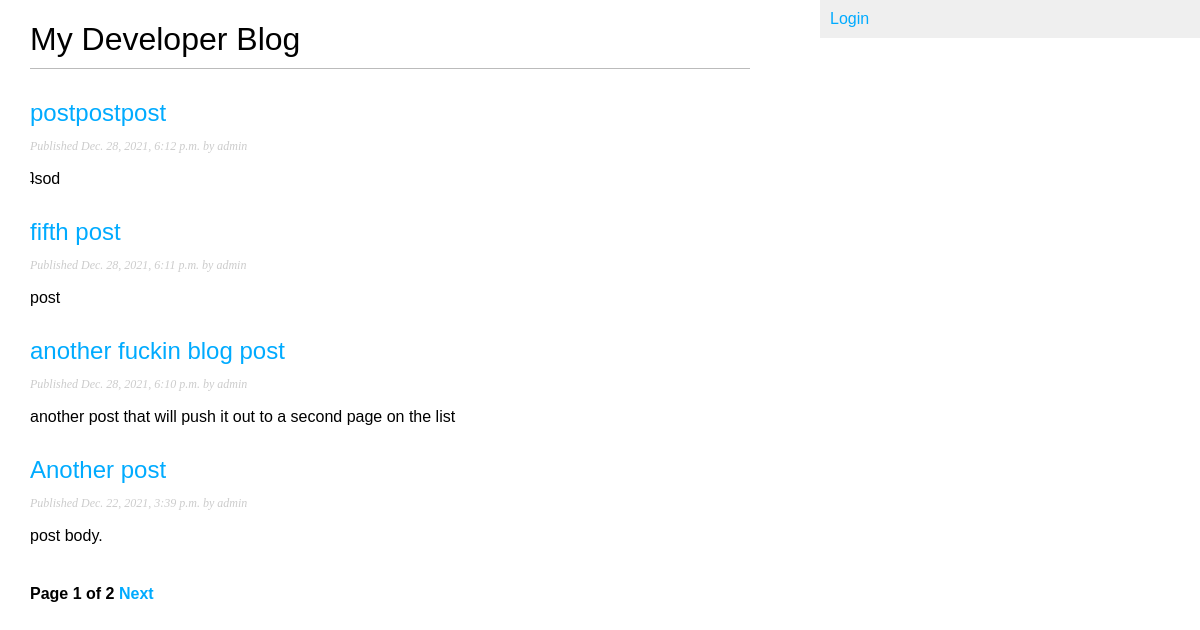
The app's page /, older data.
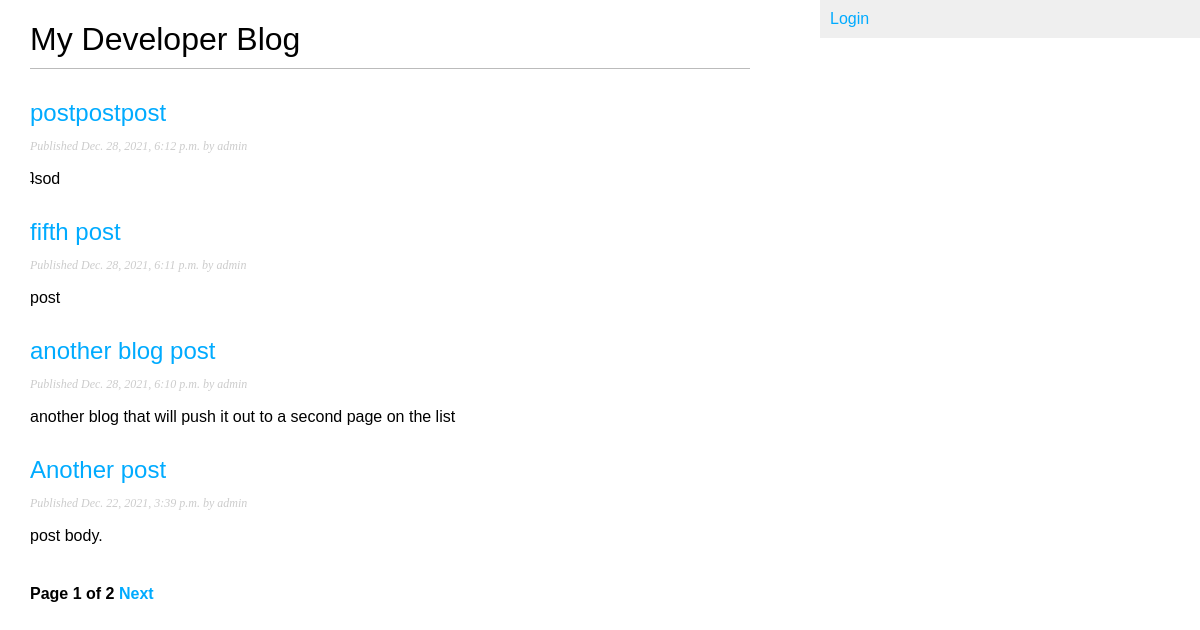
The same page, newer data.
### blog/models.py (models this page shows, shortened)
class Post(models.Model):
    STATUS_CHOICES = (
        ("draft", "Draft"),
        ("published", "Published"),
    )
    title = models.CharField(max_length=250)
    slug = models.SlugField(max_length=250, unique_for_date="publish")
    author = models.ForeignKey(User,
        on_delete=models.CASCADE,
        related_name="blog_posts")
    body = models.TextField()
    publish = models.DateTimeField(default=timezone.now)
    created = models.DateTimeField(auto_now_add=True)
    updated = models.DateTimeField(auto_now_add=True)
    status = models.CharField(max_length=10, choices=STATUS_CHOICES, default="draft")
    objects = models.Manager()
    published = PublishedManager()
    class Meta:
        ordering = ("-publish",)
    def get_absolute_url(self):
        return reverse("blog:post_detail",
                       args=[self.publish.year,
                             self.publish.month,
                             self.publish.day, self.slug])

### blog/views.py (the view)
# urls.py: path("", views.post_list, name="post_list"),
def post_list(request):
    object_list = Post.published.all()
    paginator = Paginator(object_list, 4) # 4 posts in each page
    page = request.GET.get('page')
    try:
        posts = paginator.page(page)
    except PageNotAnInteger:
        posts = paginator.page(1)
    except EmptyPage:
        posts = paginator.page(paginator.num_pages)
    return render(request,
                 'blog/post/list.html',
                 {'page': page,
                  'posts': posts})

### blog/models.py (called while the page is built)
    def get_queryset(self):
        return super(PublishedManager,
                self).get_queryset()\
                    .filter(status='published')

### blog/templates/blog/post/list.html (shortened to what this page needs)
{% extends "blog/base.html" %}
{% block content %}
    <h1>My Developer Blog</h1>
    {% for post in posts %}
        <h2>
            <a href="{{post.get_absolute_url}}">
                {{ post.title }}
            </a>
        </h2>
        <p class="date">
            Published {{ post.publish }} by {{ post.author }}
        </p>
        {{ post.body|truncatewords:30|linebreaks}}
    {% endfor %}
    {% include "pagination.html" with page=posts %}
{% endblock %}

### blog/templates/blog/base.html (shortened to what this page needs)
{% load static %}
<!DOCTYPE html>
<html lang="en">
<head>
    <link rel="stylesheet" href="{% static 'css/style.css' %}">
</head>
<body>
    <div id="content">
        {% block content %}
        {% endblock %}
    </div>
    <div id="sidebar">
        <span class="user">
            {% if request.user.is_authenticated %}
                Welcome <a href="{% url 'blog:dashboard' %}">{{ request.user.username }}</a>,
                <a href="{% url 'blog:logout' %}">logout</a>
            {% else %}
                <a href="{% url 'blog:login' %}">Login</a>
            {% endif %}
        </span>
    </div>
</body>
</html>

### blog/templates/pagination.html (shortened to what this page needs)
<div class="pagination">
    <span class="step-links">
        <span class="current">
            Page {{ page.number }} of {{ page.paginator.num_pages }}
        </span>
        {% if page.has_next %}
            <a href="?page={{ page.next_page_number }}">Next</a>
        {% endif %}
    </span>
</div>

### blog/static/css/style.css (style rules this page uses)
body { margin:0; padding:0; font-family:helvetica, sans-serif; }
a { color:#00abff; text-decoration:none; }
h1 { font-weight:normal; border-bottom:1px solid #bbb; padding:0 0 10px 0; }
h2 { font-weight:normal; margin:30px 0 0; }
#content { float:left; width:60%; padding:0 0 0 30px; }
#sidebar { float:right; width:30%; padding:10px; background:#efefef; height:100%; }
p.date { color:#ccc; font-family: georgia, serif; font-size: 12px; font-style: italic; }
.pagination { margin:40px 0; font-weight:bold; }

Row changes from the older to the newer data that the page shows:
changed Post: title "another fuckin blog post" → "another blog post"; body "another post that will push it out to a second page on the list" → "another blog that will push it out to a second page on the list"
